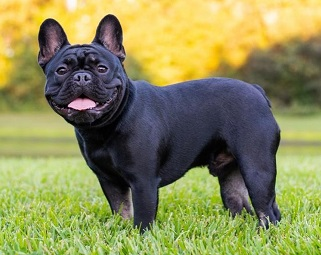
#> input picture python/pillow/bulldog.jpg, 321 x 255 px
$ jupyter execute Pillow.ipynb
#> lines starting #> are read from the running program, lines starting #| are printed output that depends on the picture
# Pillow Library

Pillow is a fork from the Python Imaging Library (PIL) project that is no longer maintained.
It provides methods to open, edit and save images in Python.

## Imports

Only the `PIL` module needs to be imported to use Pillow.
Jupyter is able to render a PIL image natively when giving the image as the last instruction of a code block.

[cell 1]
from PIL import Image

## Open an image

[cell 2]
with Image.open('./bulldog.jpg') as img:
#> img is the input picture: PIL image 321x255 RGB; mean R, G, B 140.1, 140.4, 87.6
    img.load()

img.size       # width and height :  (810, 225)
img.mode       # RGB (screen display) / RGBA / CMYK (Cyan Magenta Yellow Black, for ink printing) / L (gray scale)
img.format     # PNG / JPEG

img

## Crop an image

[cell 3]
cropped_img = img.crop((30, 10, 140, 130))    # width_start, height_start, width_end, height_end
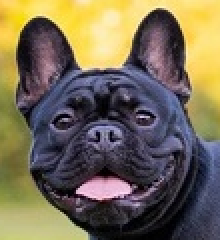
#> cropped_img: PIL image 110x120 RGB (shown 2 times larger); mean R, G, B 116.8, 106.7, 85.5
cropped_img

## Resize an image

[cell 4]
small_img = img.resize((img.width, img.height // 2))
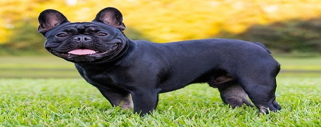
#> small_img: PIL image 321x127 RGB; mean R, G, B 140.1, 140.4, 87.7
small_img

## Transform an image

[cell 5]
# basic transformations :
# - flip :          FLIP_LEFT_RIGHT, FLIP_TOP_BOTTOM
# - rotation :      ROTATE_90, ROTATE_180, ROTATE_270
# - transposition : TRANSPOSE (columns and rows are flipped using top-left pixel unchanged)
# - transverse :    TRANSVERSE  (columns and rows are flipped using bottom-left pixel unchanged)
transposed_img = img.transpose(Image.TRANSPOSE)
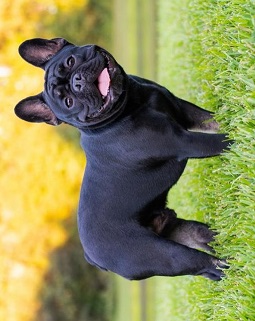
#> transposed_img: PIL image 255x321 RGB; mean R, G, B 140.1, 140.4, 87.6
transposed_img

[cell 6]
# Rotation with a custom angle
rotated_img = img.rotate(20)  # rotate and keep original dimension (fill background with black)
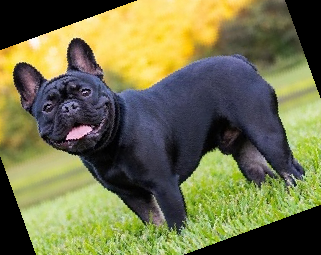
#> rotated_img: PIL image 321x255 RGB; mean R, G, B 114.3, 114.8, 74.5
rotated_img = img.rotate(20, expand=True)  # rotate and increase size to cover the entire image
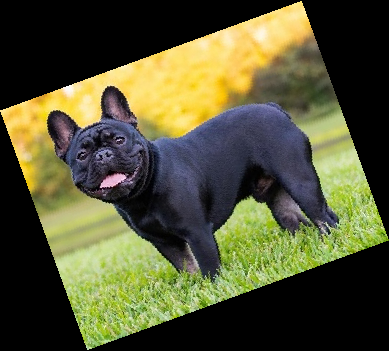
#> rotated_img: PIL image 389x351 RGB; mean R, G, B 84, 84.2, 52.6
rotated_img

## Change an image mode or format

[cell 7]
gray_img = img.convert('L')    # grayscale mode
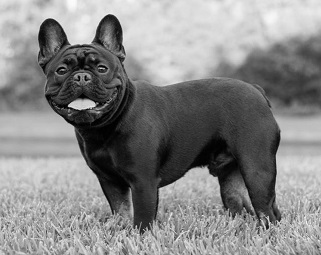
#> gray_img: PIL image 321x255 L; min 0, max 252, mean 134.3
gray_img

[cell 8]
# An image is constituted of 1 or more band(s) per pixel
img.getbands()        # ('R', 'G', 'B')
gray_img.getbands()   # ('L',)
#> Out = ('L',)

[cell 9]
# To save the image in a different format, just specify the extension when saving the file
gray_img.save('gray_img.png')

## Access Image Pixels

[cell 10]
img.getpixel((100, 120))     # return RGB values
#> Out = (6, 7, 9)

[cell 11]
gray_img.getpixel((100, 120))     # return gray value
#> Out = 7

[cell 12]
for x in range(20, 100):
    cropped_img.putpixel((x, 50), (255, 0, 0))    # draw a red line

cropped_img
